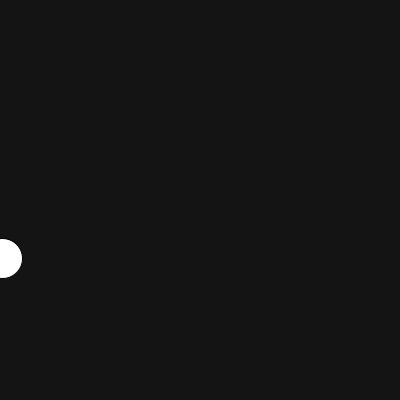
Frame 1 (no input)
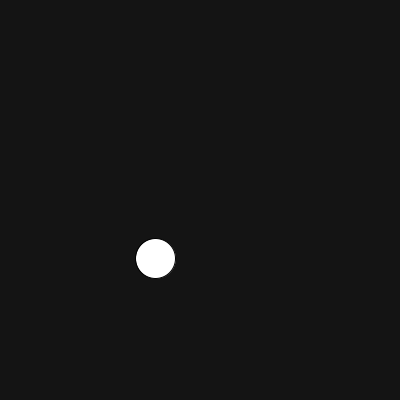
Frame 60 (the mouse pressed at the canvas centre just before this capture)
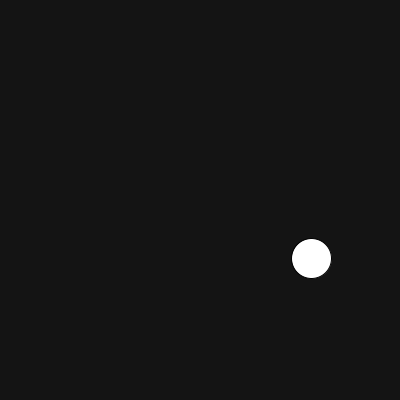
Frame 120 (the mouse held since frame 60 and released just before this capture)

The Processing sketch that drew these frames (run headless with seeded random() and noise(); from frame 60 on, the mouse is pressed at the canvas centre):

// Processing sketch: prepare
// ── prepare.pde
float x = 0;
float y;
float speed;

void setup() {
  size(400, 400);
  y = random(0, height);
  speed = random(0, 10);
}

void draw() {
  background(20);
  x += speed;
  if (x > width) {
    x = 0;
    y = random(0, height);
    speed = random(0, 10);
  };
  ellipse(x, y, 40, 40);
}


void mouseClicked() {
  if (mouseButton == LEFT) {
    x = mouseX;
    y = mouseY;
  }

  if (mouseButton == RIGHT) {
    speed = random(1, 10);
  }
}
